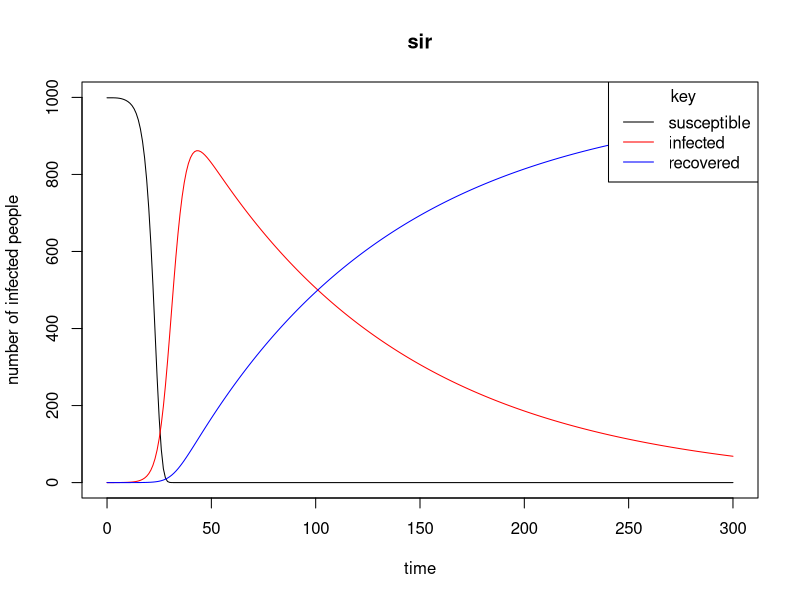

Reproduce this figure in R.
library(deSolve)  
library(dplyr)
rm(list = ls())
#create a model 

SIR_odes <- function (t,x,params){ 
  #so i dont have to name the beta$# etc. 
  with(as.list(c(x,params)), { 
    
    dS <- -beta*S*I    
    dE <- beta*S*I - lambda*E 
    dE2 <- lambda*E - lambda*E2 
    dE3 <- lambda*E2 - lambda*E3 
    dE4 <- lambda*E3 - lambda*E4 
    dE5 <- lambda*E4- lambda*E5 
    dI <- lambda*E5 - gamma*I 
    dR <- gamma*I  
    
    return(list(c(dS,dE,dE2,dE3,dE4,dE5,dI,dR)))  
  })
}

#parameters 
pars <- c( 
  beta = 0.005, 
  gamma = 1/100, 
  lambda = 0.5) 

initialValues <- c(
  S = 999,  
  E = 1, 
  E2 = 0, 
  E3 = 0, 
  E4 = 0, 
  E5 = 0, 
  I = 0,  
  R=0) 

#times 

times <- seq(0,300,by= 1)  

results <- as.data.frame(ode(y = initialValues, 
                             times = times, func = SIR_odes, parms = pars)) 


plot(x =results$time, y=results$S, type = 'l', col = 'black', ylim = c(0,1000), main = 'sir', xlab = 'time', ylab = 'number of infected people')
lines(x = results$time, y= results$I, type = 'l', col= 'red')
lines(x = results$time, y=results$R, type = 'l', col = 'blue') 
legend("topright", title="key", legend=c("susceptible", "infected", "recovered"), 
       col = c("black","red", "blue"),
       lty=c(1,1,1)) 
